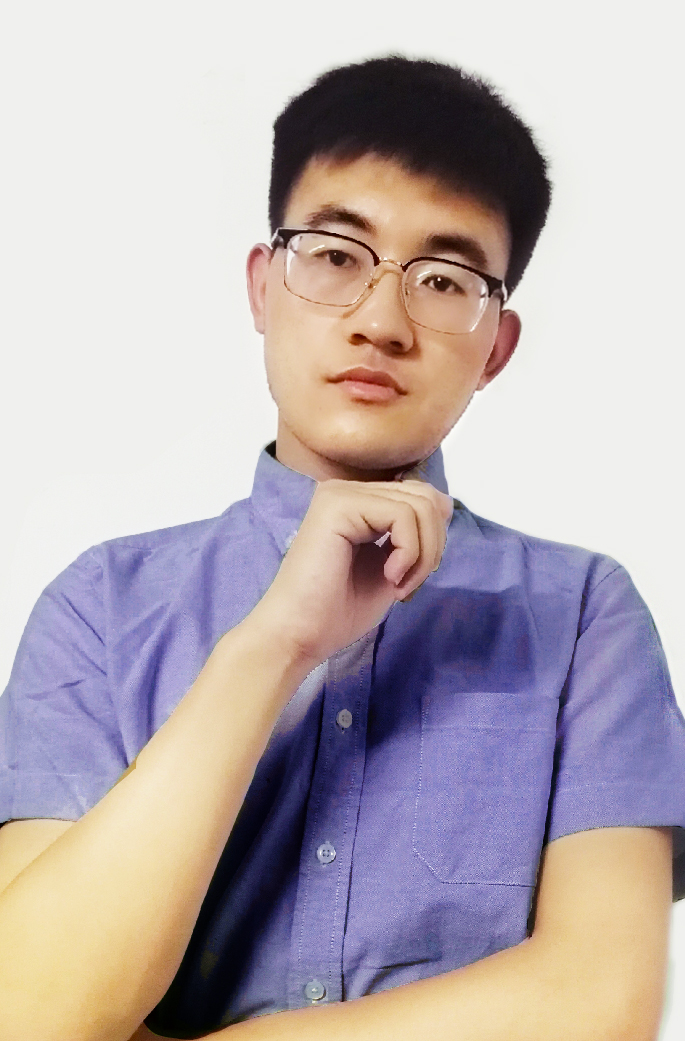
#> input picture learn_test/network_t/guido.jpg, 685 x 1041 px
$ python ImageProcess.py
#> lines starting #> are read from the running program, lines starting #| are printed output that depends on the picture
from PIL import Image, ImageFilter

def main():
    image = Image.open('../network_t/guido.jpg')
#> image is the input picture: PIL image 685x1041 RGB; mean R, G, B 185.3, 174.3, 177.5
    print(image.format, image.size, image.mode)
#| JPEG (685, 1041) RGB
    image.show()

    # 进行裁剪
    # 左，上，右，下的边的位置，相比第一个像素的(0, 0)
    # defining the left, upper, right, and lower pixel
    rect = (100, 300, 500, 700)
    # 也就是需要从长100-500， 高300-700,所以是正方形
    # image.crop(rect).show()

    # 生成缩略图，指定了长高进行缩放
    # 函数会保持图片的宽高比例。如果输入的参数宽高和原图像宽高比不同，则会依据最小对应边进行原比例缩放。
    # 所以这里就是以1041:100进行缩放
    size = (685, 100)
    # [16 lines of commented-out code are left out]
    for i in range(80, 210):
        for j in range(100, 400):
            image.putpixel((i, j), (255, 0, 0))
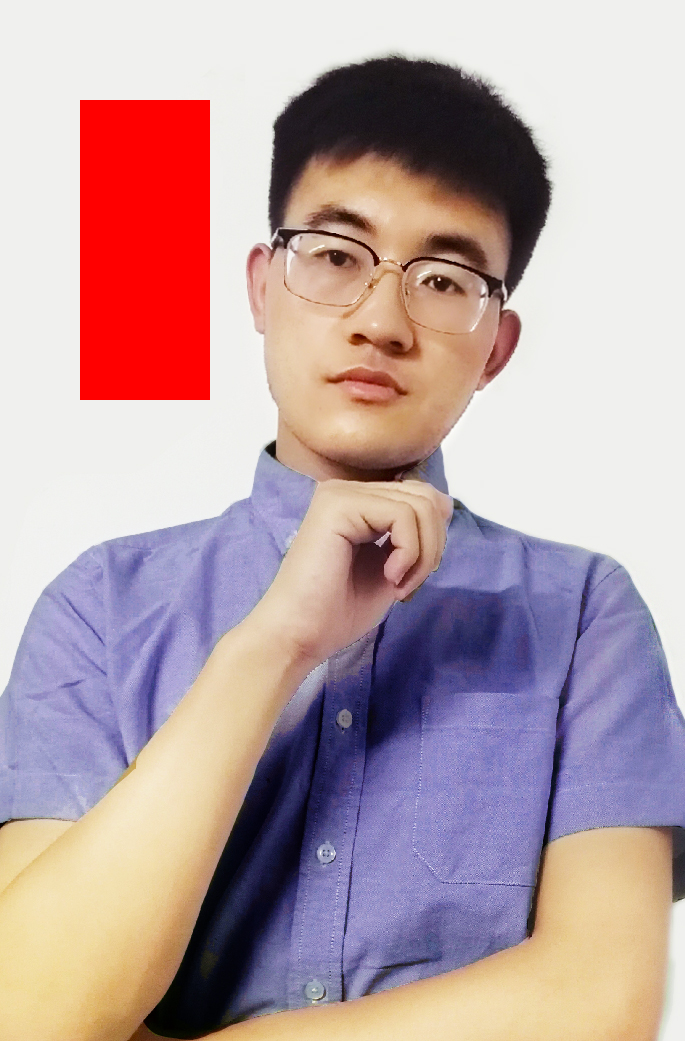
#> image: PIL image 685x1041 RGB; mean R, G, B 186.1, 161.1, 164.5
    image.show()

    # 滤镜处理,翻转像素
    image.filter(ImageFilter.CONTOUR).show()
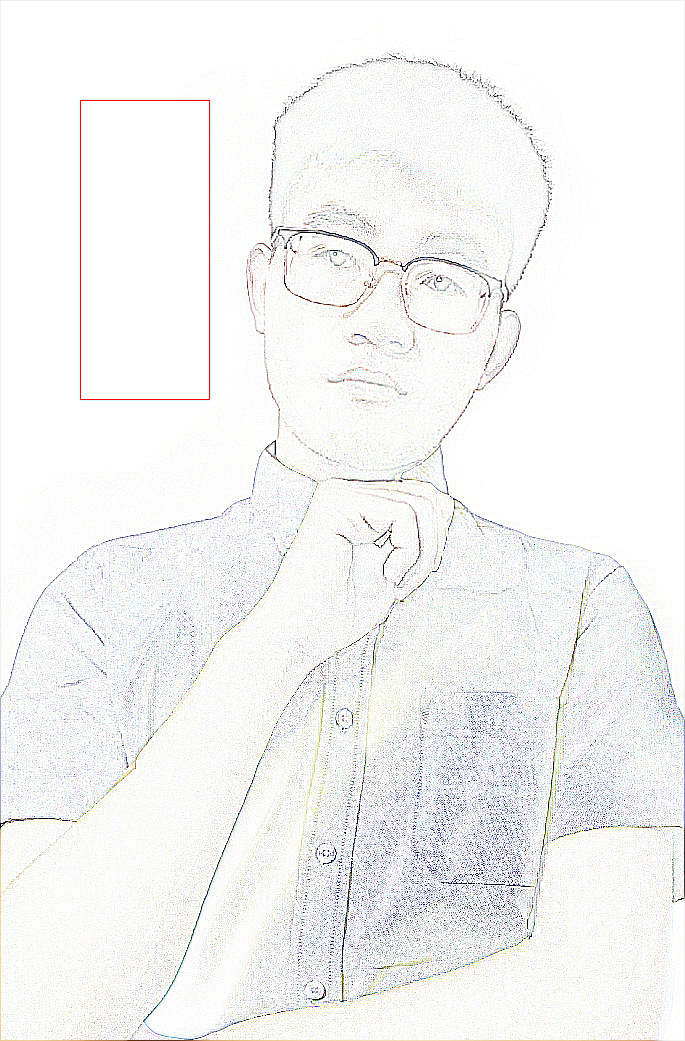
#> shown: PIL image 685x1041 RGB; mean R, G, B 245, 245.1, 244.7

if __name__ == '__main__':
    main()
